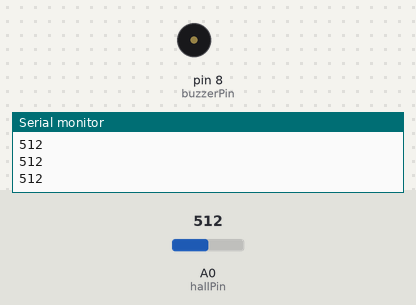
Bench run of a sketch on a simulated Arduino Uno, built with avr-gcc and run on an emulated ATmega328P. Parts: buzzer (waves = sounding, pin HIGH), the last lines printed to the serial monitor. The inputs (shaded band) are chosen by the test bench; at power-on: A0 (hallPin) = 512.

Above: at 1.2 s.
1.3 s: A0 (hallPin) set to 105
2.8 s: A0 (hallPin) set to 91
At 4.0 s:
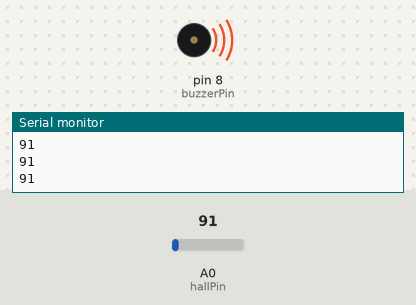
4.3 s: A0 (hallPin) set to 110
At 5.2 s:
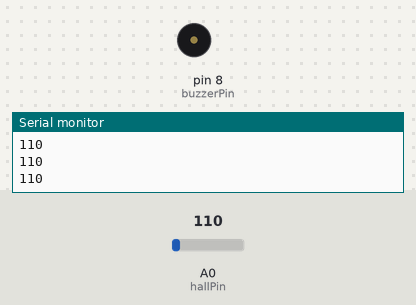
5.8 s: A0 (hallPin) set to 90
At 6.3 s:
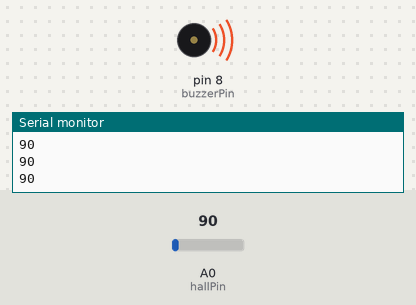
Timing chart, 0 to 8.3 s (numbered marks = the images above; inputs shaded):
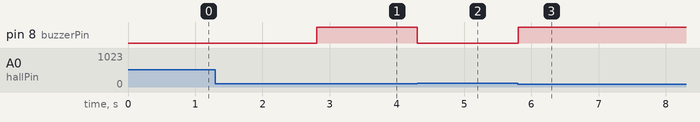

Measured:
- the behaviour switches between 100 and 99 on A0 (hallPin) (found by bisection; images 0 and 1)
- after the input at 2.8 s, pin 8 (buzzerPin): LOW → HIGH at once
- after the input at 4.3 s, pin 8 (buzzerPin): HIGH → LOW at once
- after the input at 5.8 s, pin 8 (buzzerPin): LOW → HIGH at once

The sketch:

sensorEfectoHall.ino
```cpp
const int hallPin = A0;     // Pin analógico A0
const int buzzerPin = 8;    // Pin del buzzer

void setup() {
  pinMode(buzzerPin, OUTPUT);
  Serial.begin(9600);       // Para monitorear el valor leído
}

void loop() {
  int hallValue = analogRead(hallPin);
  Serial.println(hallValue); // Opcional: ver valores en el monitor serial

  // El KY-003 entrega valores bajos (~0) cuando detecta campo magnético
  if (hallValue < 100) { // Ajusta el umbral si es necesario
    digitalWrite(buzzerPin, HIGH); // Enciende buzzer
  } else {
    digitalWrite(buzzerPin, LOW);  // Apaga buzzer
  }
}
```
